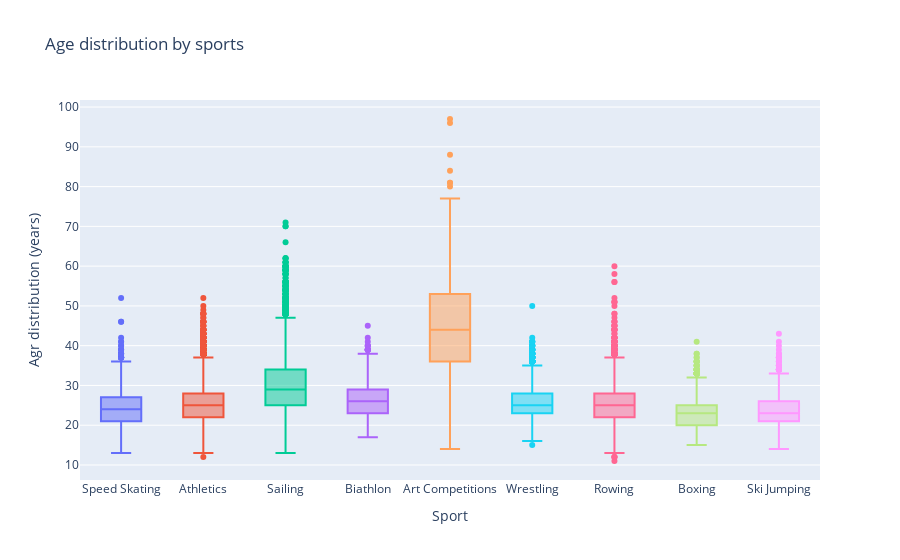

Source (notebook cell):
### Code cell
gm.age_distribution_by_sports(df, sports=["Sailing", "Boxing", "Speed Skating","Rowing", "Athletics","Ski Jumping", "Biathlon","Wrestling","Art Competitions"])

### Figure 1 — Plotly figure (JSON) as saved in the notebook; plotly's stock layout.template omitted (floating-point values rounded to 4 significant figures; data arrays with more than 128 entries replaced by an {"elided": "..."} marker saying what was removed)
{"data": [{"alignmentgroup": "True", "hovertemplate": "Sport=%{x}<br>Agr distribution (years)=%{y}<extra></extra>", "legendgroup": "Speed Skating", "marker": {"color": "#636efa"}, "name": "Speed Skating", "notched": false, "offsetgroup": "Speed Skating", "orientation": "v", "showlegend": true, "type": "box", "x": {"elided": "2537 str values"}, "x0": " ", "xaxis": "x", "y": {"elided": "2537 int values"}, "y0": " ", "yaxis": "y"}, {"alignmentgroup": "True", "hovertemplate": "Sport=%{x}<br>Agr distribution (years)=%{y}<extra></extra>", "legendgroup": "Athletics", "marker": {"color": "#EF553B"}, "name": "Athletics", "notched": false, "offsetgroup": "Athletics", "orientation": "v", "showlegend": true, "type": "box", "x": {"elided": "29741 str values"}, "x0": " ", "xaxis": "x", "y": {"elided": "29741 int values"}, "y0": " ", "yaxis": "y"}, {"alignmentgroup": "True", "hovertemplate": "Sport=%{x}<br>Agr distribution (years)=%{y}<extra></extra>", "legendgroup": "Sailing", "marker": {"color": "#00cc96"}, "name": "Sailing", "notched": false, "offsetgroup": "Sailing", "orientation": "v", "showlegend": true, "type": "box", "x": {"elided": "6201 str values"}, "x0": " ", "xaxis": "x", "y": {"elided": "6201 int values"}, "y0": " ", "yaxis": "y"}, {"alignmentgroup": "True", "hovertemplate": "Sport=%{x}<br>Agr distribution (years)=%{y}<extra></extra>", "legendgroup": "Biathlon", "marker": {"color": "#ab63fa"}, "name": "Biathlon", "notched": false, "offsetgroup": "Biathlon", "orientation": "v", "showlegend": true, "type": "box", "x": {"elided": "1923 str values"}, "x0": " ", "xaxis": "x", "y": {"elided": "1923 int values"}, "y0": " ", "yaxis": "y"}, {"alignmentgroup": "True", "hovertemplate": "Sport=%{x}<br>Agr distribution (years)=%{y}<extra></extra>", "legendgroup": "Art Competitions", "marker": {"color": "#FFA15A"}, "name": "Art Competitions", "notched": false, "offsetgroup": "Art Competitions", "orientation": "v", "showlegend": true, "type": "box", "x": {"elided": "1692 str values"}, "x0": " ", "xaxis": "x", "y": {"elided": "1692 int values"}, "y0": " ", "yaxis": "y"}, {"alignmentgroup": "True", "hovertemplate": "Sport=%{x}<br>Agr distribution (years)=%{y}<extra></extra>", "legendgroup": "Wrestling", "marker": {"color": "#19d3f3"}, "name": "Wrestling", "notched": false, "offsetgroup": "Wrestling", "orientation": "v", "showlegend": true, "type": "box", "x": {"elided": "6394 str values"}, "x0": " ", "xaxis": "x", "y": {"elided": "6394 int values"}, "y0": " ", "yaxis": "y"}, {"alignmentgroup": "True", "hovertemplate": "Sport=%{x}<br>Agr distribution (years)=%{y}<extra></extra>", "legendgroup": "Rowing", "marker": {"color": "#FF6692"}, "name": "Rowing", "notched": false, "offsetgroup": "Rowing", "orientation": "v", "showlegend": true, "type": "box", "x": {"elided": "9719 str values"}, "x0": " ", "xaxis": "x", "y": {"elided": "9719 int values"}, "y0": " ", "yaxis": "y"}, {"alignmentgroup": "True", "hovertemplate": "Sport=%{x}<br>Agr distribution (years)=%{y}<extra></extra>", "legendgroup": "Boxing", "marker": {"color": "#B6E880"}, "name": "Boxing", "notched": false, "offsetgroup": "Boxing", "orientation": "v", "showlegend": true, "type": "box", "x": {"elided": "5725 str values"}, "x0": " ", "xaxis": "x", "y": {"elided": "5725 int values"}, "y0": " ", "yaxis": "y"}, {"alignmentgroup": "True", "hovertemplate": "Sport=%{x}<br>Agr distribution (years)=%{y}<extra></extra>", "legendgroup": "Ski Jumping", "marker": {"color": "#FF97FF"}, "name": "Ski Jumping", "notched": false, "offsetgroup": "Ski Jumping", "orientation": "v", "showlegend": true, "type": "box", "x": {"elided": "1269 str values"}, "x0": " ", "xaxis": "x", "y": {"elided": "1269 int values"}, "y0": " ", "yaxis": "y"}], "layout": {"boxmode": "overlay", "legend": {"title": {"text": "Sport"}, "tracegroupgap": 0}, "showlegend": false, "title": {"text": "Age distribution by sports"}, "xaxis": {"anchor": "y", "categoryarray": ["Speed Skating", "Athletics", "Sailing", "Biathlon", "Art Competitions", "Wrestling", "Rowing", "Boxing", "Ski Jumping"], "categoryorder": "array", "domain": [0, 1], "title": {"text": "Sport"}}, "yaxis": {"anchor": "x", "domain": [0, 1], "title": {"text": "Agr distribution (years)"}}}}
